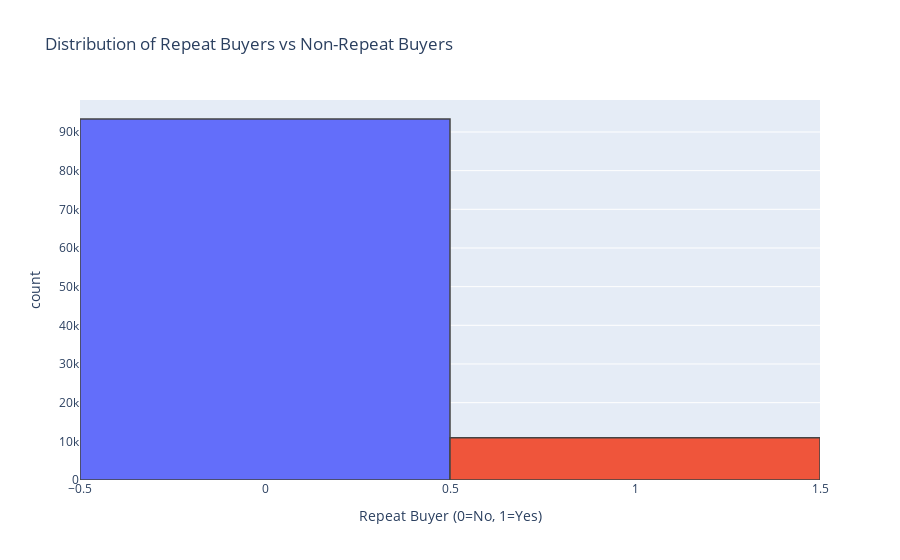

Notebook cell for this chart:
### Code cell
import plotly.express as px

# Plot histogram of repeat buyers vs non-repeat buyers
fig = px.histogram(
    df,
    x='repeat_buyer',
    color='repeat_buyer',
    nbins=2,
    category_orders={'repeat_buyer': [0, 1]},
    labels={'repeat_buyer': 'Repeat Buyer (0=No, 1=Yes)'},
    title='Distribution of Repeat Buyers vs Non-Repeat Buyers'
)
fig.update_traces(marker_line_width=1.5)
fig.update_layout(showlegend=False)

fig.show()

### Figure 1 — Plotly figure (JSON) as saved in the notebook; plotly's stock layout.template omitted (floating-point values rounded to 4 significant figures; data arrays with more than 128 entries replaced by an {"elided": "..."} marker saying what was removed)
{"data": [{"bingroup": "x", "hovertemplate": "Repeat Buyer (0=No, 1=Yes)=%{x}<br>count=%{y}<extra></extra>", "legendgroup": "0", "marker": {"color": "#636efa", "line": {"width": 1.5}, "pattern": {"shape": ""}}, "name": "0", "nbinsx": 2, "orientation": "v", "showlegend": true, "type": "histogram", "x": {"elided": "93356 int values"}, "xaxis": "x", "yaxis": "y"}, {"bingroup": "x", "hovertemplate": "Repeat Buyer (0=No, 1=Yes)=%{x}<br>count=%{y}<extra></extra>", "legendgroup": "1", "marker": {"color": "#EF553B", "line": {"width": 1.5}, "pattern": {"shape": ""}}, "name": "1", "nbinsx": 2, "orientation": "v", "showlegend": true, "type": "histogram", "x": {"elided": "10939 int values"}, "xaxis": "x", "yaxis": "y"}], "layout": {"barmode": "relative", "legend": {"title": {"text": "Repeat Buyer (0=No, 1=Yes)"}, "tracegroupgap": 0}, "showlegend": false, "title": {"text": "Distribution of Repeat Buyers vs Non-Repeat Buyers"}, "xaxis": {"anchor": "y", "categoryarray": [0, 1], "categoryorder": "array", "domain": [0, 1], "title": {"text": "Repeat Buyer (0=No, 1=Yes)"}}, "yaxis": {"anchor": "x", "domain": [0, 1], "title": {"text": "count"}}}}
